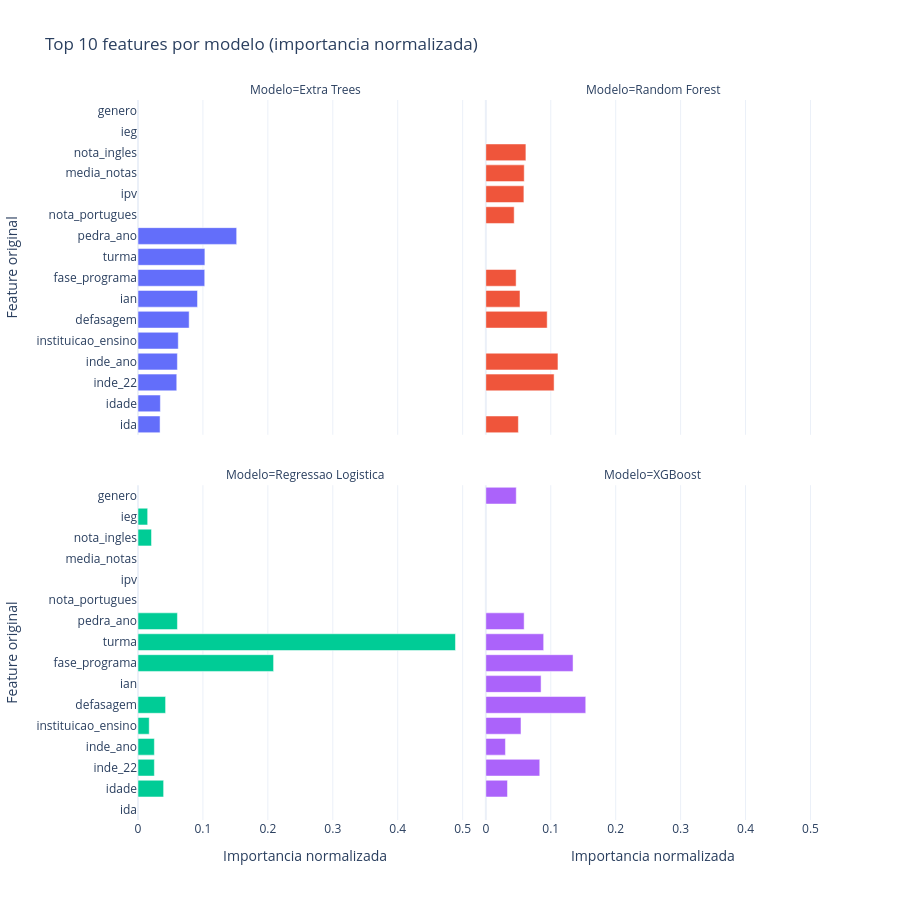
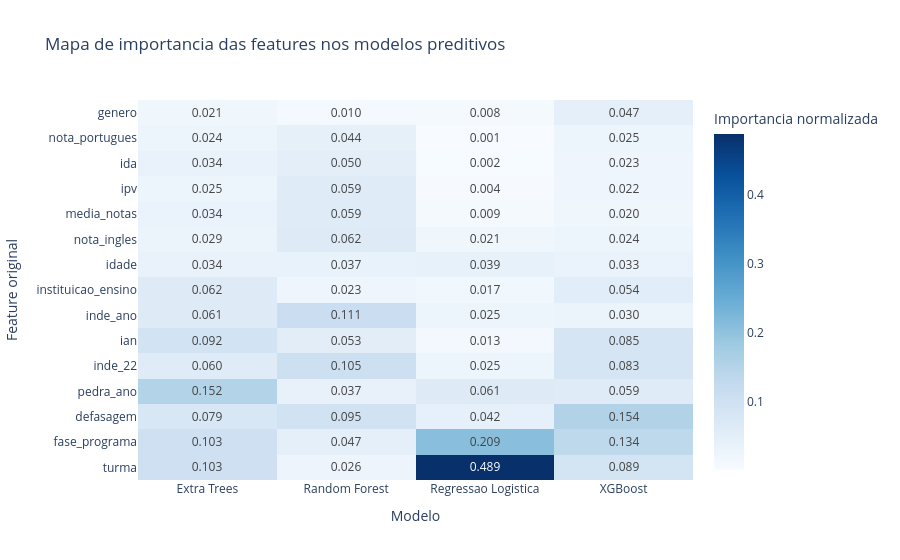
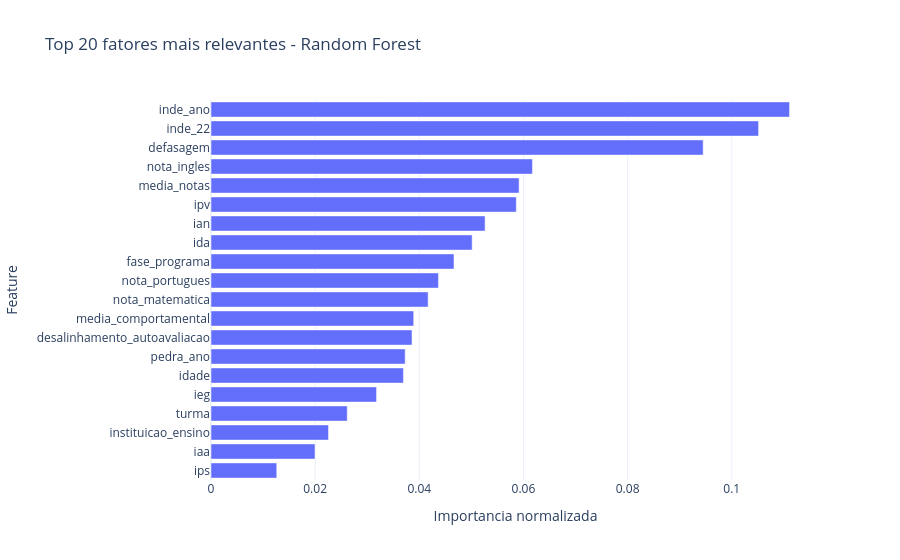

The code cell stored with these charts, in order, in its notebook:
### Markdown cell above
## 7) Explicabilidade: Feature Importance por modelo (e SHAP opcional)

Depois de medir desempenho, explicamos **por que** o modelo preve risco.

### Etapas desta secao
- Recupera nomes das features apos preprocessamento (incluindo one-hot).
- Mapeia features transformadas para suas features originais.
- Calcula importancia por modelo:
  - arvore: `feature_importances_`.
  - regressao: modulo dos coeficientes.
- Normaliza importancias para facilitar comparacao.

### Analises geradas
- Top 10 features por modelo.
- Heatmap com features de consenso entre modelos.
- Relatorio textual com as variaveis mais relevantes na media.
- Detalhamento do melhor modelo no teste temporal.

### SHAP (opcional)
Se a biblioteca `shap` estiver disponivel, calcula contribuicoes locais/globais mais detalhadas. Se nao estiver, o notebook segue sem quebrar.

Para iniciantes: pense no SHAP como uma forma de dizer "quanto cada variavel empurrou a previsao para cima ou para baixo".

### Code cell
def map_transformed_to_original_feature(feature_name: str, categorical_cols: list[str]) -> str:
    if feature_name.startswith("num__"):
        return feature_name.replace("num__", "", 1)

    if feature_name.startswith("cat__"):
        raw = feature_name.replace("cat__", "", 1)
        for cat_col in sorted(categorical_cols, key=len, reverse=True):
            prefix = f"{cat_col}_"
            if raw.startswith(prefix):
                return cat_col
        return raw

    return feature_name


# Importancia de features para todos os modelos
all_importance_frames = []
for model_name, model_result in results.items():
    pipeline_model = model_result["pipeline"]
    fitted_preprocessor_model = pipeline_model.named_steps["preprocessor"]
    fitted_estimator_model = pipeline_model.named_steps["model"]
    feature_names_model = fitted_preprocessor_model.get_feature_names_out()

    if hasattr(fitted_estimator_model, "feature_importances_"):
        raw_importance_values = np.asarray(fitted_estimator_model.feature_importances_, dtype=float)
    elif hasattr(fitted_estimator_model, "coef_"):
        raw_importance_values = np.abs(np.asarray(fitted_estimator_model.coef_).reshape(-1)).astype(float)
    else:
        continue

    model_importance_df = pd.DataFrame(
        {
            "feature_transformada": feature_names_model,
            "importancia_bruta": raw_importance_values,
        }
    )
    model_importance_df["feature_original"] = model_importance_df["feature_transformada"].apply(
        lambda x: map_transformed_to_original_feature(x, categorical_features)
    )

    model_importance_grouped = (
        model_importance_df.groupby("feature_original", as_index=False)["importancia_bruta"]
        .sum()
        .sort_values("importancia_bruta", ascending=False)
    )

    total_importance = model_importance_grouped["importancia_bruta"].sum()
    model_importance_grouped["importancia_normalizada"] = (
        model_importance_grouped["importancia_bruta"] / total_importance if total_importance > 0 else 0.0
    )
    model_importance_grouped["modelo"] = model_name
    all_importance_frames.append(model_importance_grouped)

all_models_importance_df = pd.concat(all_importance_frames, ignore_index=True)

model_importance_top10 = (
    all_models_importance_df.sort_values(["modelo", "importancia_normalizada"], ascending=[True, False])
    .groupby("modelo", as_index=False)
    .head(10)
)

print("Top 10 features por modelo (importancia normalizada):")
display(
    model_importance_top10[["modelo", "feature_original", "importancia_normalizada"]]
    .sort_values(["modelo", "importancia_normalizada"], ascending=[True, False])
    .round(4)
)

fig_importance_models = px.bar(
    model_importance_top10.sort_values(["modelo", "importancia_normalizada"], ascending=[True, True]),
    x="importancia_normalizada",
    y="feature_original",
    color="modelo",
    facet_col="modelo",
    facet_col_wrap=2,
    orientation="h",
    title="Top 10 features por modelo (importancia normalizada)",
    labels={
        "importancia_normalizada": "Importancia normalizada",
        "feature_original": "Feature original",
        "modelo": "Modelo",
    },
)
fig_importance_models.update_layout(showlegend=False, height=900)
fig_importance_models.show()

consensus_feature_list = (
    all_models_importance_df.groupby("feature_original")["importancia_normalizada"]
    .mean()
    .sort_values(ascending=False)
    .head(15)
    .index.tolist()
)

importance_heatmap_df = (
    all_models_importance_df[all_models_importance_df["feature_original"].isin(consensus_feature_list)]
    .pivot_table(index="feature_original", columns="modelo", values="importancia_normalizada", aggfunc="mean")
    .fillna(0)
)
importance_heatmap_df = importance_heatmap_df.loc[
    importance_heatmap_df.mean(axis=1).sort_values(ascending=True).index
]

print("Importancia normalizada (features consenso) por modelo:")
display(importance_heatmap_df.round(4))

fig_importance_heatmap = px.imshow(
    importance_heatmap_df,
    text_auto=".3f",
    aspect="auto",
    color_continuous_scale="Blues",
    title="Mapa de importancia das features nos modelos preditivos",
    labels={"x": "Modelo", "y": "Feature original", "color": "Importancia normalizada"},
)
fig_importance_heatmap.show()

# Analise textual das features mais relevantes
feature_consensus = (
    all_models_importance_df.groupby("feature_original")["importancia_normalizada"]
    .mean()
    .sort_values(ascending=False)
    .reset_index()
)

consensus_lines = [
    "### Analise de features importantes nos modelos preditivos",
    "",
    "Features com maior importancia media entre os modelos:",
]
for _, row in feature_consensus.head(8).iterrows():
    consensus_lines.append(f"- **{row['feature_original']}**: importancia media = {row['importancia_normalizada']:.3f}")

display(Markdown("\n".join(consensus_lines)))

# Explicabilidade detalhada do melhor modelo
best_model_name = metrics_table.iloc[0]["modelo"]
best_pipeline = results[best_model_name]["pipeline"]
best_threshold = results[best_model_name]["threshold"]

print("Melhor modelo (teste temporal):", best_model_name)
print("Threshold otimizado no treino (OOF):", round(best_threshold, 4))

best_importance_df = (
    all_models_importance_df[all_models_importance_df["modelo"] == best_model_name]
    .sort_values("importancia_normalizada", ascending=False)
    .reset_index(drop=True)
)

importance_df = best_importance_df.rename(
    columns={"feature_original": "feature", "importancia_normalizada": "importance"}
)[["feature", "importance", "importancia_bruta", "modelo"]]

display(importance_df.head(25).round(4))

fig_importance = px.bar(
    importance_df.head(20).sort_values("importance", ascending=True),
    x="importance",
    y="feature",
    orientation="h",
    title=f"Top 20 fatores mais relevantes - {best_model_name}",
    labels={"importance": "Importancia normalizada", "feature": "Feature"},
)
fig_importance.show()

report_df = pd.DataFrame(results[best_model_name]["metrics"]["report"]).T
print("Relatorio de classificacao (teste 2023):")
display(report_df.round(4))

try:
    import shap

    fitted_preprocessor = best_pipeline.named_steps["preprocessor"]
    fitted_model = best_pipeline.named_steps["model"]
    feature_names = fitted_preprocessor.get_feature_names_out()

    X_test_sample = X_test.sample(min(250, len(X_test)), random_state=RANDOM_STATE)
    X_test_transformed = fitted_preprocessor.transform(X_test_sample)
    if hasattr(X_test_transformed, "toarray"):
        X_test_transformed = X_test_transformed.toarray()

    if hasattr(fitted_model, "feature_importances_"):
        explainer = shap.TreeExplainer(fitted_model)
        shap_values = explainer.shap_values(X_test_transformed)
        if isinstance(shap_values, list):
            shap_matrix = shap_values[1]
        else:
            shap_matrix = shap_values
    else:
        explainer = shap.LinearExplainer(fitted_model, X_test_transformed)
        shap_matrix = explainer.shap_values(X_test_transformed)

    mean_abs_shap = np.abs(shap_matrix).mean(axis=0)
    shap_df = pd.DataFrame({"feature": feature_names, "mean_abs_shap": mean_abs_shap}).sort_values("mean_abs_shap", ascending=False)
    display(shap_df.head(15))

    fig_shap = px.bar(
        shap_df.head(15).sort_values("mean_abs_shap", ascending=True),
        x="mean_abs_shap",
        y="feature",
        orientation="h",
        title="Top 15 features por |SHAP| medio",
        labels={"mean_abs_shap": "|SHAP| medio", "feature": "Feature"},
    )
    fig_shap.show()
except Exception as shap_error:
    print("SHAP nao executado (mantendo apenas feature importance):", shap_error)

### Figure 1 — Plotly figure (JSON) as saved in the notebook; plotly's stock layout.template omitted (floating-point values rounded to 4 significant figures)
{"data": [{"hovertemplate": "Modelo=Extra Trees<br>Importancia normalizada=%{x}<br>Feature original=%{y}<extra></extra>", "legendgroup": "Extra Trees", "marker": {"color": "#636efa", "pattern": {"shape": ""}}, "name": "Extra Trees", "orientation": "h", "showlegend": true, "textposition": "auto", "type": "bar", "x": [0.03397, 0.03445, 0.05967, 0.06067, 0.06202, 0.07877, 0.09167, 0.1028, 0.103, 0.152], "xaxis": "x3", "y": ["ida", "idade", "inde_22", "inde_ano", "instituicao_ensino", "defasagem", "ian", "fase_programa", "turma", "pedra_ano"], "yaxis": "y3"}, {"hovertemplate": "Modelo=Random Forest<br>Importancia normalizada=%{x}<br>Feature original=%{y}<extra></extra>", "legendgroup": "Random Forest", "marker": {"color": "#EF553B", "pattern": {"shape": ""}}, "name": "Random Forest", "orientation": "h", "showlegend": true, "textposition": "auto", "type": "bar", "x": [0.04368, 0.04666, 0.05015, 0.05263, 0.05863, 0.05916, 0.06173, 0.09451, 0.1052, 0.1111], "xaxis": "x4", "y": ["nota_portugues", "fase_programa", "ida", "ian", "ipv", "media_notas", "nota_ingles", "defasagem", "inde_22", "inde_ano"], "yaxis": "y4"}, {"hovertemplate": "Modelo=Regressao Logistica<br>Importancia normalizada=%{x}<br>Feature original=%{y}<extra></extra>", "legendgroup": "Regressao Logistica", "marker": {"color": "#00cc96", "pattern": {"shape": ""}}, "name": "Regressao Logistica", "orientation": "h", "showlegend": true, "textposition": "auto", "type": "bar", "x": [0.01488, 0.01728, 0.02079, 0.02522, 0.02522, 0.03945, 0.04249, 0.06073, 0.2088, 0.4889], "xaxis": "x", "y": ["ieg", "instituicao_ensino", "nota_ingles", "inde_ano", "inde_22", "idade", "defasagem", "pedra_ano", "fase_programa", "turma"], "yaxis": "y"}, {"hovertemplate": "Modelo=XGBoost<br>Importancia normalizada=%{x}<br>Feature original=%{y}<extra></extra>", "legendgroup": "XGBoost", "marker": {"color": "#ab63fa", "pattern": {"shape": ""}}, "name": "XGBoost", "orientation": "h", "showlegend": true, "textposition": "auto", "type": "bar", "x": [0.0302, 0.03336, 0.04688, 0.05416, 0.05903, 0.08308, 0.08511, 0.08908, 0.1343, 0.1539], "xaxis": "x2", "y": ["inde_ano", "idade", "genero", "instituicao_ensino", "pedra_ano", "inde_22", "ian", "turma", "fase_programa", "defasagem"], "yaxis": "y2"}], "layout": {"annotations": [{"font": {}, "showarrow": false, "text": "Modelo=Regressao Logistica", "x": 0.245, "xanchor": "center", "xref": "paper", "y": 0.465, "yanchor": "bottom", "yref": "paper"}, {"font": {}, "showarrow": false, "text": "Modelo=XGBoost", "x": 0.755, "xanchor": "center", "xref": "paper", "y": 0.465, "yanchor": "bottom", "yref": "paper"}, {"font": {}, "showarrow": false, "text": "Modelo=Extra Trees", "x": 0.245, "xanchor": "center", "xref": "paper", "y": 1.0, "yanchor": "bottom", "yref": "paper"}, {"font": {}, "showarrow": false, "text": "Modelo=Random Forest", "x": 0.755, "xanchor": "center", "xref": "paper", "y": 1.0, "yanchor": "bottom", "yref": "paper"}], "barmode": "relative", "height": 900, "legend": {"title": {"text": "Modelo"}, "tracegroupgap": 0}, "showlegend": false, "title": {"text": "Top 10 features por modelo (importancia normalizada)"}, "xaxis": {"anchor": "y", "domain": [0, 0.49], "title": {"text": "Importancia normalizada"}}, "xaxis2": {"anchor": "y2", "domain": [0.51, 1], "matches": "x", "title": {"text": "Importancia normalizada"}}, "xaxis3": {"anchor": "y3", "domain": [0, 0.49], "matches": "x", "showticklabels": false}, "xaxis4": {"anchor": "y4", "domain": [0.51, 1], "matches": "x", "showticklabels": false}, "yaxis": {"anchor": "x", "domain": [0, 0.465], "title": {"text": "Feature original"}}, "yaxis2": {"anchor": "x2", "domain": [0, 0.465], "matches": "y", "showticklabels": false}, "yaxis3": {"anchor": "x3", "domain": [0.535, 1.0], "matches": "y", "title": {"text": "Feature original"}}, "yaxis4": {"anchor": "x4", "domain": [0.535, 1.0], "matches": "y", "showticklabels": false}}}

### Figure 2 — Plotly figure (JSON) as saved in the notebook; plotly's stock layout.template omitted (floating-point values rounded to 4 significant figures)
{"data": [{"coloraxis": "coloraxis", "hovertemplate": "Modelo: %{x}<br>Feature original: %{y}<br>Importancia normalizada: %{z}<extra></extra>", "name": "0", "texttemplate": "%{z:.3f}", "type": "heatmap", "x": ["Extra Trees", "Random Forest", "Regressao Logistica", "XGBoost"], "xaxis": "x", "y": ["genero", "nota_portugues", "ida", "ipv", "media_notas", "nota_ingles", "idade", "instituicao_ensino", "inde_ano", "ian", "inde_22", "pedra_ano", "defasagem", "fase_programa", "turma"], "yaxis": "y", "z": [[0.02103, 0.01003, 0.007634, 0.04688], [0.02434, 0.04368, 0.0007422, 0.02503], [0.03397, 0.05015, 0.001976, 0.02261], [0.02506, 0.05863, 0.004193, 0.02225], [0.03365, 0.05916, 0.008603, 0.02029], [0.02889, 0.06173, 0.02079, 0.02419], [0.03445, 0.03696, 0.03945, 0.03336], [0.06202, 0.02256, 0.01728, 0.05416], [0.06067, 0.1111, 0.02522, 0.0302], [0.09167, 0.05263, 0.0127, 0.08511], [0.05967, 0.1052, 0.02522, 0.08308], [0.152, 0.03729, 0.06073, 0.05903], [0.07877, 0.09451, 0.04249, 0.1539], [0.1028, 0.04666, 0.2088, 0.1343], [0.103, 0.02616, 0.4889, 0.08908]]}], "layout": {"coloraxis": {"colorbar": {"title": {"text": "Importancia normalizada"}}, "colorscale": [[0, "rgb(247,251,255)"], [0.125, "rgb(222,235,247)"], [0.25, "rgb(198,219,239)"], [0.375, "rgb(158,202,225)"], [0.5, "rgb(107,174,214)"], [0.625, "rgb(66,146,198)"], [0.75, "rgb(33,113,181)"], [0.875, "rgb(8,81,156)"], [1, "rgb(8,48,107)"]]}, "title": {"text": "Mapa de importancia das features nos modelos preditivos"}, "xaxis": {"anchor": "y", "domain": [0, 1], "title": {"text": "Modelo"}}, "yaxis": {"anchor": "x", "autorange": "reversed", "domain": [0, 1], "title": {"text": "Feature original"}}}}

### Figure 3 — Plotly figure (JSON) as saved in the notebook; plotly's stock layout.template omitted (floating-point values rounded to 4 significant figures)
{"data": [{"hovertemplate": "Importancia normalizada=%{x}<br>Feature=%{y}<extra></extra>", "legendgroup": "", "marker": {"color": "#636efa", "pattern": {"shape": ""}}, "name": "", "orientation": "h", "showlegend": false, "textposition": "auto", "type": "bar", "x": [0.01263, 0.01997, 0.02256, 0.02616, 0.03179, 0.03696, 0.03729, 0.0386, 0.03893, 0.04169, 0.04368, 0.04666, 0.05015, 0.05263, 0.05863, 0.05916, 0.06173, 0.09451, 0.1052, 0.1111], "xaxis": "x", "y": ["ips", "iaa", "instituicao_ensino", "turma", "ieg", "idade", "pedra_ano", "desalinhamento_autoavaliacao", "media_comportamental", "nota_matematica", "nota_portugues", "fase_programa", "ida", "ian", "ipv", "media_notas", "nota_ingles", "defasagem", "inde_22", "inde_ano"], "yaxis": "y"}], "layout": {"barmode": "relative", "legend": {"tracegroupgap": 0}, "title": {"text": "Top 20 fatores mais relevantes - Random Forest"}, "xaxis": {"anchor": "y", "domain": [0, 1], "title": {"text": "Importancia normalizada"}}, "yaxis": {"anchor": "x", "domain": [0, 1], "title": {"text": "Feature"}}}}
